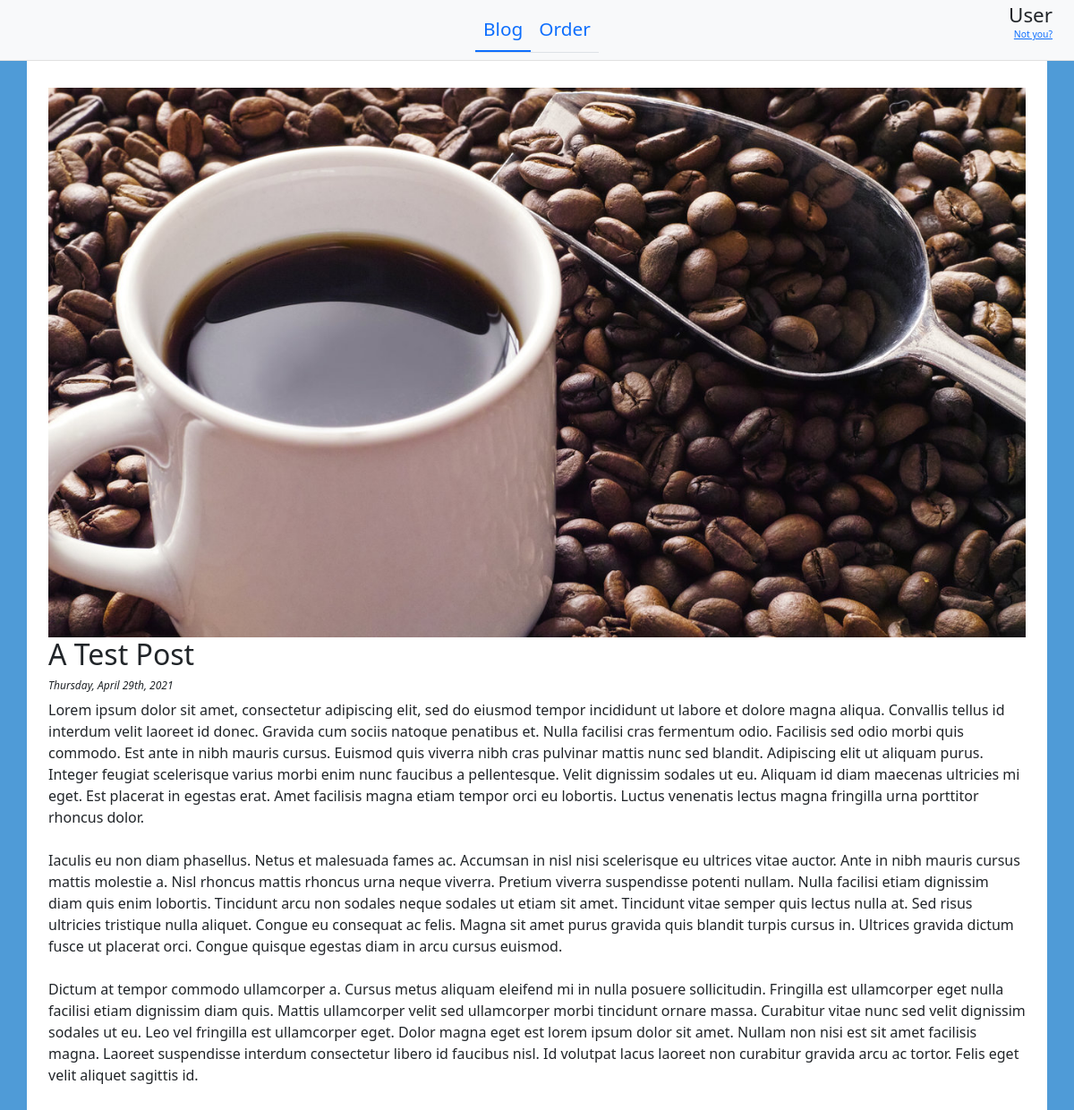
Screenshot of /blog.php (signed in) with the database file from the repository.
### tables this page shows
CREATE TABLE `blogpost` (
  `Prim` int(3) NOT NULL,
  `Date` date NOT NULL DEFAULT current_timestamp(),
  `Title` varchar(80) NOT NULL,
  `Body` text NOT NULL,
  `HasImage` tinyint(1) NOT NULL DEFAULT 0
);

### blog.php (the view, shortened to what this page needs)
<!DOCTYPE html>
<html lang="en" dir="ltr">
  <head>
    <link rel="stylesheet" href="css/master.css">
    <link href="https://cdn.jsdelivr.net/npm/bootstrap@5.0.0-beta3/dist/css/bootstrap.min.css" rel="stylesheet">
  </head>
  <body>
    <nav class="navbar navbar-expand bg-light align-content-center justify-content-center">
      <ul class="navbar-nav nav-tabs nav-justified  align-content-center justify-content-center">
        <li class="nav-item active" ><a class="nav-link" href="#">Blog</a></li>
        <li class="nav-item" ><a class="nav-link" href="order.php">Order</a></li>
      </ul>
      <div class="user-info">
        <h4><?php echo $_SESSION['FirstName'] . " " . $_SESSION['LastName'] ?></h4>
        <p class=""><a href="logout.php">Not you?</a></p>
      </div>
    </nav>
    <main class="container">
      <?php
      $servername = "localhost";
      $username = "siteaccess";
      $password = "N7Y#\$Ms9cK@CD!";
      $dbname = "perchweb";
      $conn = mysqli_connect($servername, $username, $password, $dbname);
      $sql = "SELECT * FROM blogpost";
      $result = mysqli_query($conn, $sql);
      while ($row = mysqli_fetch_assoc($result)) {
        $date = date_create($row['Date']);
        echo "<div class='blogpost container'>";
        if ($row['HasImage']) {
          echo "<img class='img-fluid' src='img/blogsrc/" . $row['Prim'] . ".jpg'>";
        }
        echo"<h2>" . $row['Title'] . "</h2>
              <h5>" . date_format($date,"l, F jS, Y") . "</h5>
              <p>" . $description = preg_replace("/\r\n|\r|\n/", '<br/>', $row['Body']) . "</p>
            </div>";
      }
      ?>
    </main>
  </body>
</html>

### css/master.css (style rules this page uses)
.navbar { border-bottom: .1px solid #E1E1E1; }
.nav-link { font-size: 130%; }
.active { border-bottom: 2px solid #0d6efd !important; }
.user-info { position: absolute; right: 0; margin-right: 2%; margin-bottom: 0; }
.user-info h4 { font-size: 140%; margin-bottom: 0; }
.user-info p { font-size: 65%; float: right; }
body { background-color: #4F9BD7 !important; }
main { width: 500px; background-color: #FFF; }
.blogpost { padding-top: 30px; padding-bottom: 30px; }
.blogpost h5 { font-size: 75%; font-style: italic; }

### rows the page displays
blogpost: HasImage 1 (drawn), Title "A Test Post", Date "Thursday, April 29th, 2021", Body "Lorem ipsum dolor sit amet, consectetur adipiscing elit, sed do eiusmod tempor incididunt ut labore et dolore magna aliqua. Convallis tellus id interdum velit laoreet id donec. Gravida cum sociis natoque penatibus et. Nulla facilisi cras fermentum odio. Facilisis sed odio morbi quis commodo. Est ante in nibh mauris cursus. Euismod quis viverra nibh cras pulvinar mattis nunc sed blandit. Adipiscing elit ut aliquam purus. Integer feugiat scelerisque varius morbi enim nunc faucibus a pellentesque. Velit dignissim sodales ut eu. Aliquam id diam maecenas ultricies mi eget. Est placerat in egestas erat. Amet facilisis magna etiam tempor orci eu lobortis. Luctus venenatis lectus magna fringilla…"

### other values shown
$_SESSION['FirstName'] "User"
